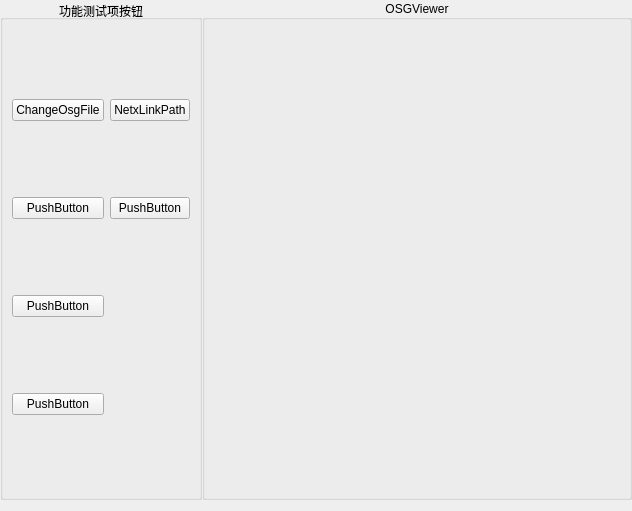
<?xml version="1.0" encoding="UTF-8"?>
<ui version="4.0">
 <class>OSGViewTestWidget</class>
 <widget class="QWidget" name="OSGViewTestWidget">
  <property name="geometry">
   <rect>
    <x>0</x>
    <y>0</y>
    <width>632</width>
    <height>511</height>
   </rect>
  </property>
  <property name="windowTitle">
   <string>Form</string>
  </property>
  <layout class="QHBoxLayout" name="horizontalLayout" stretch="2,5">
   <property name="spacing">
    <number>0</number>
   </property>
   <property name="leftMargin">
    <number>0</number>
   </property>
   <property name="topMargin">
    <number>0</number>
   </property>
   <property name="rightMargin">
    <number>0</number>
   </property>
   <item>
    <widget class="QGroupBox" name="groupBox">
     <property name="title">
      <string>功能测试项按钮</string>
     </property>
     <property name="alignment">
      <set>Qt::AlignCenter</set>
     </property>
     <layout class="QGridLayout" name="gridLayout">
      <item row="3" column="0">
       <widget class="QPushButton" name="pushButton_4">
        <property name="text">
         <string>PushButton</string>
        </property>
       </widget>
      </item>
      <item row="2" column="0">
       <widget class="QPushButton" name="pushButton_3">
        <property name="text">
         <string>PushButton</string>
        </property>
       </widget>
      </item>
      <item row="0" column="0">
       <widget class="QPushButton" name="pushButtonChangeOSGNodeFile">
        <property name="text">
         <string>ChangeOsgFile</string>
        </property>
       </widget>
      </item>
      <item row="1" column="0">
       <widget class="QPushButton" name="pushButton111">
        <property name="text">
         <string>PushButton</string>
        </property>
       </widget>
      </item>
      <item row="0" column="1">
       <widget class="QPushButton" name="pushButtonPathLineRectTest">
        <property name="text">
         <string>NetxLinkPath</string>
        </property>
       </widget>
      </item>
      <item row="1" column="1">
       <widget class="QPushButton" name="pushButton_6">
        <property name="text">
         <string>PushButton</string>
        </property>
       </widget>
      </item>
     </layout>
    </widget>
   </item>
   <item>
    <widget class="QGroupBox" name="groupBoxOsgViewer">
     <property name="title">
      <string>OSGViewer</string>
     </property>
     <property name="alignment">
      <set>Qt::AlignCenter</set>
     </property>
    </widget>
   </item>
  </layout>
 </widget>
 <resources/>
 <connections/>
</ui>
